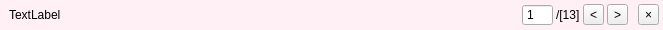
<?xml version="1.0" encoding="UTF-8"?>
<ui version="4.0">
 <class>WiFind</class>
 <widget class="QWidget" name="WiFind">
  <property name="geometry">
   <rect>
    <x>0</x>
    <y>0</y>
    <width>663</width>
    <height>28</height>
   </rect>
  </property>
  <property name="accessibleName">
   <string>Find</string>
  </property>
  <layout class="QVBoxLayout" name="verticalLayout" stretch="0">
   <property name="spacing">
    <number>0</number>
   </property>
   <property name="leftMargin">
    <number>0</number>
   </property>
   <property name="topMargin">
    <number>0</number>
   </property>
   <property name="rightMargin">
    <number>0</number>
   </property>
   <property name="bottomMargin">
    <number>0</number>
   </property>
   <item>
    <widget class="QWidget" name="wiPainted" native="true">
     <property name="styleSheet">
      <string notr="true">#wiPainted { background-color: lavenderblush; }</string>
     </property>
     <layout class="QHBoxLayout" name="horizontalLayout_2" stretch="1,0,0,0,0,0,0">
      <property name="spacing">
       <number>3</number>
      </property>
      <property name="topMargin">
       <number>4</number>
      </property>
      <property name="rightMargin">
       <number>4</number>
      </property>
      <property name="bottomMargin">
       <number>4</number>
      </property>
      <item>
       <widget class="ElidedLabel" name="lbCaption">
        <property name="text">
         <string notr="true">TextLabel</string>
        </property>
        <property name="textFormat">
         <enum>Qt::PlainText</enum>
        </property>
       </widget>
      </item>
      <item>
       <widget class="QSpinBox" name="spinIndex">
        <property name="focusPolicy">
         <enum>Qt::ClickFocus</enum>
        </property>
        <property name="buttonSymbols">
         <enum>QAbstractSpinBox::NoButtons</enum>
        </property>
        <property name="minimum">
         <number>1</number>
        </property>
        <property name="maximum">
         <number>999</number>
        </property>
       </widget>
      </item>
      <item>
       <widget class="QLabel" name="lbCount">
        <property name="text">
         <string notr="true">/[13]</string>
        </property>
       </widget>
      </item>
      <item>
       <widget class="QToolButton" name="btBack">
        <property name="focusPolicy">
         <enum>Qt::NoFocus</enum>
        </property>
        <property name="text">
         <string>&lt;</string>
        </property>
       </widget>
      </item>
      <item>
       <widget class="QToolButton" name="btNext">
        <property name="focusPolicy">
         <enum>Qt::NoFocus</enum>
        </property>
        <property name="text">
         <string>&gt;</string>
        </property>
       </widget>
      </item>
      <item>
       <widget class="QLabel" name="lbSpace">
        <property name="text">
         <string notr="true">&amp;nbsp;</string>
        </property>
        <property name="textFormat">
         <enum>Qt::RichText</enum>
        </property>
       </widget>
      </item>
      <item>
       <widget class="QToolButton" name="btClose">
        <property name="focusPolicy">
         <enum>Qt::NoFocus</enum>
        </property>
        <property name="text">
         <string notr="true">×</string>
        </property>
       </widget>
      </item>
     </layout>
    </widget>
   </item>
  </layout>
 </widget>
 <customwidgets>
  <customwidget>
   <class>ElidedLabel</class>
   <extends>QLabel</extends>
   <header>ElidedLabel.h</header>
  </customwidget>
 </customwidgets>
 <resources/>
 <connections/>
</ui>
